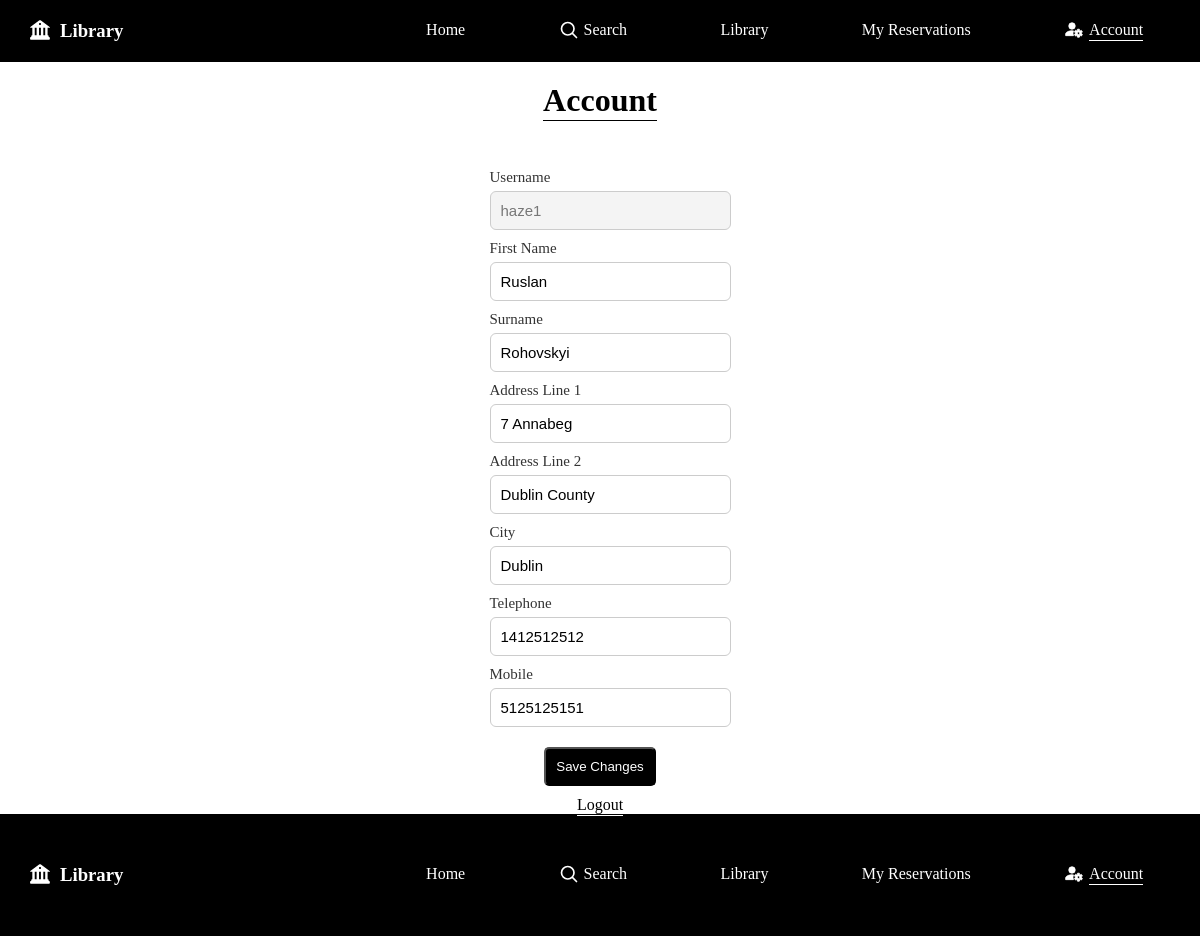
Page /account.php (signed in) on the committed database.
### tables this page shows
CREATE TABLE `users` (
  `Username` varchar(50) NOT NULL,
  `Password` varchar(50) NOT NULL,
  `FirstName` varchar(50) DEFAULT NULL,
  `Surname` varchar(50) DEFAULT NULL,
  `AddressLine` varchar(100) DEFAULT NULL,
  `AddressLine2` varchar(100) DEFAULT NULL,
  `City` varchar(50) DEFAULT NULL,
  `Telephone` varchar(20) DEFAULT NULL,
  `Mobile` varchar(20) DEFAULT NULL,
  PRIMARY KEY (`Username`)
);

### public/queries/user_info.php (called while the page is built, shortened)
<?php
    $db = new Database();
    $pdo = $db->connect();
    $stmt = $pdo->prepare("SELECT * FROM users WHERE Username = ?");
    $stmt->execute([$_SESSION['user']]);
    $user = $stmt->fetch(PDO::FETCH_ASSOC);
?>

### public/account.php (the view, shortened to what this page needs)
<?php
    include QUERIES_PATH . 'user_info.php';
    include INCLUDES_PATH . '/header.php';
?>
<h1 class="title underline"><?php echo ucfirst(str_replace('_', ' ', substr($current_page, 0, -4))) ?></h1>
<form method="POST" class="account-form">
    <div class="input-wrapper">
        <label for="username" class="account-label">Username</label>
        <input type="text" id="username" class="account-input"
            value="<?= htmlspecialchars($user['Username']) ?>" disabled>
        <label for="firstname" class="account-label">First Name</label>
        <input type="text" id="firstname" name="firstname" class="account-input"
            value="<?= htmlspecialchars($user['FirstName']) ?>" required>
        <label for="surname" class="account-label">Surname</label>
        <input type="text" id="surname" name="surname" class="account-input"
            value="<?= htmlspecialchars($user['Surname']) ?>" required>
        <label for="address1" class="account-label">Address Line 1</label>
        <input type="text" id="address1" name="address1" class="account-input"
            value="<?= htmlspecialchars($user['AddressLine']) ?>" required>
        <label for="address2" class="account-label">Address Line 2</label>
        <input type="text" id="address2" name="address2" class="account-input"
            value="<?= htmlspecialchars($user['AddressLine2']) ?>">
        <label for="city" class="account-label">City</label>
        <input type="text" id="city" name="city" class="account-input"
            value="<?= htmlspecialchars($user['City']) ?>" required>
        <label for="telephone" class="account-label">Telephone</label>
        <input type="text" id="telephone" name="telephone" class="account-input"
            value="<?= htmlspecialchars($user['Telephone']) ?>" required>
        <label for="mobile" class="account-label">Mobile</label>
        <input type="text" id="mobile" name="mobile" class="account-input"
            value="<?= htmlspecialchars($user['Mobile']) ?>" required>
    </div>
    <div class="link-wrapper">
        <button class="save-button" type="submit">Save Changes</button>
        <a class="link link-logout" href="logout.php">Logout</a>
    </div>
</form>
<?php include INCLUDES_PATH . '/footer.php'; ?>

### public/assets/css/main.css (style rules this page uses)
* { padding: 0; margin: 0; box-sizing: border-box; }
h1, h2, h3 { text-align: center; }
h1.underline, h2.underline { position: relative; width: fit-content; margin: 20px auto; }
h1.underline:after , h2.underline:after { content: ""; position: absolute; bottom: -2px; left: 0; width: 100%; height: 1.5px; background-color: #000; }
ul.nav-list li.nav-item a.active .nav-text:after, .link:after { content: ""; position: absolute; bottom: -2px; left: 0; width: 100%; height: 1.5px; background-color: #fff; }
form.search-form, form.login-form, form.register-form, form.account-form { margin-top: 50px; display: flex; justify-content: center; align-items: center; position: relative; }
form.register-form, form.account-form { gap: 20px 0; flex-direction: column; }
.search-form .search-input, .search-form .search-select, .search-form .search-button, form.login-form .login-input, form.login-form .login-button, form.register-form .register-input, form.register-form .register-button, form.account-form .account-input, form.account-form .save-button { padding: 10px; margin: 0 10px; }
.search-form .search-button, form.login-form .login-button, form.register-form .register-button, .library-results-wrapper .cancel-button, form.account-form .save-button { background-color: #000; color: #fff; transition: 0.2s; border-radius: 5px; cursor: pointer; }
.input-wrapper, .link-wrapper { display: flex; align-items: center; flex-wrap: wrap; gap: 10px; height: auto; }
form.register-form .input-wrapper, form.register-form .link-wrapper, form.account-form .input-wrapper, form.account-form .link-wrapper { flex-direction: column; }
.link { width: fit-content; text-align: center; text-decoration: none; color: #000; position: relative; transition: 0.2s; }
.link:after { transition: 0.2s; }

### public/assets/css/auth.css (style rules this page uses)
.account-label { display: block; font-size: 15px; color: #333; padding: 0 10px; margin: 0 auto -5px 0; }
.account-input { width: 100%; padding: 10px 12px; border: 1px solid #ccc; border-radius: 6px; font-size: 15px; outline: none; box-sizing: border-box; transition: border-color 0.2s ease; }
.account-input:disabled { background: #f4f4f4; color: #777; cursor: not-allowed; }

### rows in the picture
users: Username "haze1", firstname "Ruslan", surname "Rohovskyi", address1 "7 Annabeg", address2 "Dublin County", city "Dublin", telephone "1412512512", mobile "5125125151"

### other values in the picture
str_replace('_', ' ', substr($current_page, 0, -4)) "Account"
